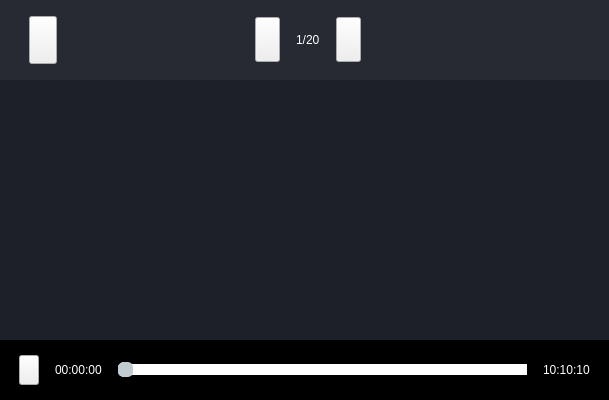
<?xml version="1.0" encoding="UTF-8"?>
<ui version="4.0">
 <class>VideoPlayer</class>
 <widget class="QWidget" name="VideoPlayer">
  <property name="geometry">
   <rect>
    <x>0</x>
    <y>0</y>
    <width>609</width>
    <height>400</height>
   </rect>
  </property>
  <property name="windowTitle">
   <string>Form</string>
  </property>
  <property name="styleSheet">
   <string notr="true">#VideoPlayer {
background-color: rgb(29, 32, 41);
}


</string>
  </property>
  <layout class="QVBoxLayout" name="verticalLayout">
   <property name="spacing">
    <number>0</number>
   </property>
   <property name="leftMargin">
    <number>0</number>
   </property>
   <property name="topMargin">
    <number>0</number>
   </property>
   <property name="rightMargin">
    <number>0</number>
   </property>
   <property name="bottomMargin">
    <number>0</number>
   </property>
   <item>
    <widget class="QWidget" name="top" native="true">
     <property name="sizePolicy">
      <sizepolicy hsizetype="Preferred" vsizetype="Fixed">
       <horstretch>0</horstretch>
       <verstretch>0</verstretch>
      </sizepolicy>
     </property>
     <property name="minimumSize">
      <size>
       <width>0</width>
       <height>80</height>
      </size>
     </property>
     <property name="maximumSize">
      <size>
       <width>16777215</width>
       <height>80</height>
      </size>
     </property>
     <property name="styleSheet">
      <string notr="true">#top {
background-color: rgb(39, 42, 51);
}

#back_btn {
	border-image: url(:/resources/images/back.png);
}

#last_btn {
	border-image: url(:/resources/images/last.png);
}
#next_btn {
	border-image: url(:/resources/images/next.png);
}
#label {
	color: rgb(255, 255, 255);
  
	font: 18pt &quot;Ubuntu&quot;;
}</string>
     </property>
     <layout class="QHBoxLayout" name="horizontalLayout">
      <item>
       <spacer name="horizontalSpacer_2">
        <property name="orientation">
         <enum>Qt::Horizontal</enum>
        </property>
        <property name="sizeType">
         <enum>QSizePolicy::Fixed</enum>
        </property>
        <property name="sizeHint" stdset="0">
         <size>
          <width>20</width>
          <height>20</height>
         </size>
        </property>
       </spacer>
      </item>
      <item>
       <widget class="QPushButton" name="back_btn">
        <property name="minimumSize">
         <size>
          <width>28</width>
          <height>48</height>
         </size>
        </property>
        <property name="maximumSize">
         <size>
          <width>28</width>
          <height>48</height>
         </size>
        </property>
        <property name="text">
         <string/>
        </property>
       </widget>
      </item>
      <item>
       <spacer name="horizontalSpacer_3">
        <property name="orientation">
         <enum>Qt::Horizontal</enum>
        </property>
        <property name="sizeHint" stdset="0">
         <size>
          <width>40</width>
          <height>20</height>
         </size>
        </property>
       </spacer>
      </item>
      <item>
       <widget class="QPushButton" name="last_btn">
        <property name="sizePolicy">
         <sizepolicy hsizetype="Fixed" vsizetype="Fixed">
          <horstretch>0</horstretch>
          <verstretch>0</verstretch>
         </sizepolicy>
        </property>
        <property name="minimumSize">
         <size>
          <width>25</width>
          <height>45</height>
         </size>
        </property>
        <property name="maximumSize">
         <size>
          <width>25</width>
          <height>45</height>
         </size>
        </property>
        <property name="text">
         <string/>
        </property>
       </widget>
      </item>
      <item>
       <spacer name="horizontalSpacer_5">
        <property name="orientation">
         <enum>Qt::Horizontal</enum>
        </property>
        <property name="sizeType">
         <enum>QSizePolicy::Fixed</enum>
        </property>
        <property name="sizeHint" stdset="0">
         <size>
          <width>10</width>
          <height>20</height>
         </size>
        </property>
       </spacer>
      </item>
      <item>
       <widget class="QLabel" name="label">
        <property name="text">
         <string>1/20</string>
        </property>
       </widget>
      </item>
      <item>
       <spacer name="horizontalSpacer_6">
        <property name="orientation">
         <enum>Qt::Horizontal</enum>
        </property>
        <property name="sizeType">
         <enum>QSizePolicy::Fixed</enum>
        </property>
        <property name="sizeHint" stdset="0">
         <size>
          <width>10</width>
          <height>20</height>
         </size>
        </property>
       </spacer>
      </item>
      <item>
       <widget class="QPushButton" name="next_btn">
        <property name="sizePolicy">
         <sizepolicy hsizetype="Fixed" vsizetype="Fixed">
          <horstretch>0</horstretch>
          <verstretch>0</verstretch>
         </sizepolicy>
        </property>
        <property name="minimumSize">
         <size>
          <width>25</width>
          <height>45</height>
         </size>
        </property>
        <property name="maximumSize">
         <size>
          <width>25</width>
          <height>45</height>
         </size>
        </property>
        <property name="text">
         <string/>
        </property>
       </widget>
      </item>
      <item>
       <spacer name="horizontalSpacer">
        <property name="orientation">
         <enum>Qt::Horizontal</enum>
        </property>
        <property name="sizeHint" stdset="0">
         <size>
          <width>40</width>
          <height>20</height>
         </size>
        </property>
       </spacer>
      </item>
      <item>
       <spacer name="horizontalSpacer_4">
        <property name="orientation">
         <enum>Qt::Horizontal</enum>
        </property>
        <property name="sizeType">
         <enum>QSizePolicy::Fixed</enum>
        </property>
        <property name="sizeHint" stdset="0">
         <size>
          <width>48</width>
          <height>20</height>
         </size>
        </property>
       </spacer>
      </item>
     </layout>
    </widget>
   </item>
   <item>
    <widget class="QWidget" name="video_widget" native="true">
     <property name="styleSheet">
      <string notr="true"/>
     </property>
     <layout class="QHBoxLayout" name="horizontalLayout_2">
      <property name="spacing">
       <number>0</number>
      </property>
      <property name="leftMargin">
       <number>0</number>
      </property>
      <property name="topMargin">
       <number>0</number>
      </property>
      <property name="rightMargin">
       <number>0</number>
      </property>
      <property name="bottomMargin">
       <number>0</number>
      </property>
     </layout>
    </widget>
   </item>
   <item>
    <widget class="QWidget" name="bottom" native="true">
     <property name="sizePolicy">
      <sizepolicy hsizetype="Preferred" vsizetype="Fixed">
       <horstretch>0</horstretch>
       <verstretch>0</verstretch>
      </sizepolicy>
     </property>
     <property name="minimumSize">
      <size>
       <width>0</width>
       <height>60</height>
      </size>
     </property>
     <property name="maximumSize">
      <size>
       <width>16777215</width>
       <height>60</height>
      </size>
     </property>
     <property name="styleSheet">
      <string notr="true">#bottom {
	background-color: rgb(0, 0, 0);
}

QLabel {
	color: rgb(255, 255, 255);
	font: 14pt &quot;Ubuntu&quot;;
}

#play_btn {
	border-image: url(:/resources/images/play.png);
}

#play_btn::checked{
	border-image: url(:/resources/images/pause.png);
}

QSlider::sub-page:horizontal {
    background: rgba(24, 144, 255, 1);
    border-radius: 2px;
    margin-top:8px;
    margin-bottom:8px;
}
QSlider::add-page:horizontal {
    background: rgb(255,255, 255);
    border-radius: 2px;
    margin-top:9px;
    margin-bottom:9px;
}
 
QSlider::handle:horizontal {
    background: rgb(193,204,208);
    width: 5px;
    border: 1px solid rgb(193,204,208);
    border-radius: 5px; 
    margin-top:6px;
    margin-bottom:6px;
}
 
QSlider::handle:horizontal:hover {
    background: rgb(193,204,208);
    width: 10px;
    border: 1px solid rgb(193,204,208);       
    border-radius: 5px; 
    margin-top:4px;
    margin-bottom:4px;
}	</string>
     </property>
     <layout class="QHBoxLayout" name="horizontalLayout_3">
      <item>
       <spacer name="horizontalSpacer_11">
        <property name="orientation">
         <enum>Qt::Horizontal</enum>
        </property>
        <property name="sizeType">
         <enum>QSizePolicy::Fixed</enum>
        </property>
        <property name="sizeHint" stdset="0">
         <size>
          <width>10</width>
          <height>20</height>
         </size>
        </property>
       </spacer>
      </item>
      <item>
       <widget class="QPushButton" name="play_btn">
        <property name="sizePolicy">
         <sizepolicy hsizetype="Fixed" vsizetype="Fixed">
          <horstretch>0</horstretch>
          <verstretch>0</verstretch>
         </sizepolicy>
        </property>
        <property name="minimumSize">
         <size>
          <width>20</width>
          <height>30</height>
         </size>
        </property>
        <property name="maximumSize">
         <size>
          <width>20</width>
          <height>30</height>
         </size>
        </property>
        <property name="text">
         <string/>
        </property>
        <property name="checkable">
         <bool>true</bool>
        </property>
       </widget>
      </item>
      <item>
       <spacer name="horizontalSpacer_7">
        <property name="orientation">
         <enum>Qt::Horizontal</enum>
        </property>
        <property name="sizeType">
         <enum>QSizePolicy::Fixed</enum>
        </property>
        <property name="sizeHint" stdset="0">
         <size>
          <width>10</width>
          <height>20</height>
         </size>
        </property>
       </spacer>
      </item>
      <item>
       <widget class="QLabel" name="position">
        <property name="text">
         <string>00:00:00</string>
        </property>
       </widget>
      </item>
      <item>
       <spacer name="horizontalSpacer_8">
        <property name="orientation">
         <enum>Qt::Horizontal</enum>
        </property>
        <property name="sizeType">
         <enum>QSizePolicy::Fixed</enum>
        </property>
        <property name="sizeHint" stdset="0">
         <size>
          <width>10</width>
          <height>20</height>
         </size>
        </property>
       </spacer>
      </item>
      <item>
       <widget class="QSlider" name="pos_slider">
        <property name="sizePolicy">
         <sizepolicy hsizetype="Expanding" vsizetype="Expanding">
          <horstretch>0</horstretch>
          <verstretch>0</verstretch>
         </sizepolicy>
        </property>
        <property name="minimumSize">
         <size>
          <width>0</width>
          <height>10</height>
         </size>
        </property>
        <property name="maximumSize">
         <size>
          <width>16777215</width>
          <height>20</height>
         </size>
        </property>
        <property name="styleSheet">
         <string notr="true"/>
        </property>
        <property name="maximum">
         <number>100</number>
        </property>
        <property name="value">
         <number>0</number>
        </property>
        <property name="orientation">
         <enum>Qt::Horizontal</enum>
        </property>
       </widget>
      </item>
      <item>
       <spacer name="horizontalSpacer_9">
        <property name="orientation">
         <enum>Qt::Horizontal</enum>
        </property>
        <property name="sizeType">
         <enum>QSizePolicy::Fixed</enum>
        </property>
        <property name="sizeHint" stdset="0">
         <size>
          <width>10</width>
          <height>20</height>
         </size>
        </property>
       </spacer>
      </item>
      <item>
       <widget class="QLabel" name="duration">
        <property name="text">
         <string>10:10:10</string>
        </property>
       </widget>
      </item>
      <item>
       <spacer name="horizontalSpacer_10">
        <property name="orientation">
         <enum>Qt::Horizontal</enum>
        </property>
        <property name="sizeType">
         <enum>QSizePolicy::Fixed</enum>
        </property>
        <property name="sizeHint" stdset="0">
         <size>
          <width>10</width>
          <height>20</height>
         </size>
        </property>
       </spacer>
      </item>
     </layout>
    </widget>
   </item>
  </layout>
 </widget>
 <resources/>
 <connections>
  <connection>
   <sender>last_btn</sender>
   <signal>clicked()</signal>
   <receiver>VideoPlayer</receiver>
   <slot>onLastClicked()</slot>
   <hints>
    <hint type="sourcelabel">
     <x>260</x>
     <y>37</y>
    </hint>
    <hint type="destinationlabel">
     <x>207</x>
     <y>-13</y>
    </hint>
   </hints>
  </connection>
  <connection>
   <sender>next_btn</sender>
   <signal>clicked()</signal>
   <receiver>VideoPlayer</receiver>
   <slot>onNextClicked()</slot>
   <hints>
    <hint type="sourcelabel">
     <x>372</x>
     <y>34</y>
    </hint>
    <hint type="destinationlabel">
     <x>411</x>
     <y>-22</y>
    </hint>
   </hints>
  </connection>
  <connection>
   <sender>play_btn</sender>
   <signal>toggled(bool)</signal>
   <receiver>VideoPlayer</receiver>
   <slot>onPlayChecked(bool)</slot>
   <hints>
    <hint type="sourcelabel">
     <x>35</x>
     <y>370</y>
    </hint>
    <hint type="destinationlabel">
     <x>40</x>
     <y>450</y>
    </hint>
   </hints>
  </connection>
  <connection>
   <sender>back_btn</sender>
   <signal>clicked()</signal>
   <receiver>VideoPlayer</receiver>
   <slot>onBackClicked()</slot>
   <hints>
    <hint type="sourcelabel">
     <x>59</x>
     <y>34</y>
    </hint>
    <hint type="destinationlabel">
     <x>-32</x>
     <y>44</y>
    </hint>
   </hints>
  </connection>
 </connections>
 <slots>
  <slot>onPlayChecked(bool)</slot>
  <slot>onLastClicked()</slot>
  <slot>onNextClicked()</slot>
  <slot>onBackClicked()</slot>
 </slots>
</ui>
